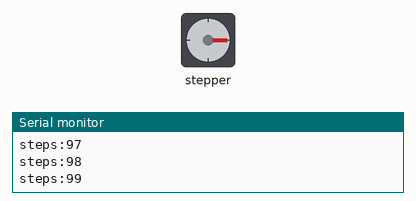
Simulated run of this sketch. Board: Arduino Uno, built with avr-gcc and run on an emulated ATmega328P. Parts: stepper motor, the last lines printed to the serial monitor. Wiring (inferred from the names in the program): stepper motor driver (400 steps per turn assumed): step pin 3; direction pin 4; enable pin 5.

Above: at 2.1 s.
At 17.2 s:
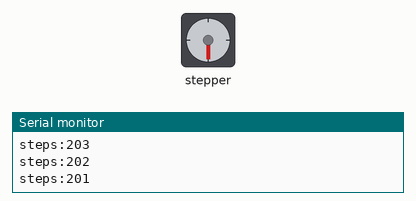
At 23.2 s:
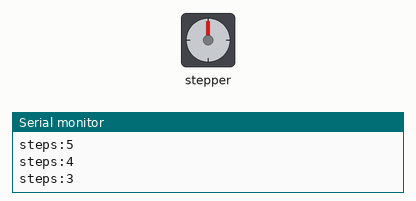
At 38.4 s:
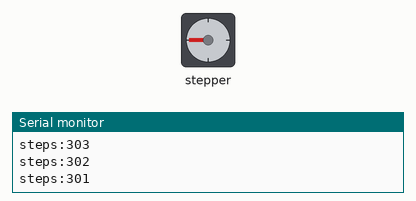
Timing chart, 0 to 40.0 s (numbered marks = the images above):
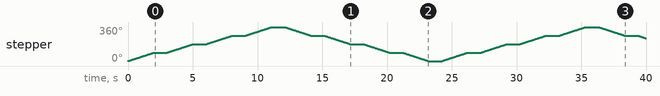

The sketch:

precision-step-test-A4988-driverV1-0-part4.ino
```cpp
// (licence header left out)
const int stepsPerRevolution = 400;  // change this to fit the number of steps per revolution for your motor
const int pausesPerRevolution = 4;
const int stepsBetweenPauses = stepsPerRevolution/pausesPerRevolution; //number of steps between pauses
const int stepPin = 3;
const int dirPin = 4;
const int enablePin = 5;

int revolutionStepCount = 0;         // number of steps the motor has taken in the current revolution

void setup()
{
  // Set pin modes
  pinMode (stepPin, OUTPUT);
  pinMode (dirPin, OUTPUT);
  pinMode (enablePin, OUTPUT);

  digitalWrite(enablePin, LOW); //Enable is active low
  Serial.begin(9600); // initialize the serial port:
}

void loop()
{
  digitalWrite(dirPin,HIGH); //turn clockwise
  //make pauses per revolution
  for (int pauseNumber = 0; pauseNumber < pausesPerRevolution; pauseNumber++)
  {
    //steps between pauses
    for(int steps = 0; steps < stepsBetweenPauses; steps++)
    {
      //create pulse to turn motor on step at a time
      digitalWrite(stepPin,HIGH);
      delayMicroseconds(10000);
      digitalWrite(stepPin, LOW);
      delayMicroseconds(10000);

      //print step number to screen
      Serial.print("steps:");
      Serial.println(revolutionStepCount);

      revolutionStepCount++; //increment the step counter
    }
    delay(1000);  //pause for 1 second
  }

  digitalWrite(dirPin,LOW); //turn counter-clockwise
  //make pauses per revolution
  for (int pauseNumber = 0; pauseNumber < pausesPerRevolution; pauseNumber++)
  {
    //steps between pauses
    for(int steps = 0; steps < stepsBetweenPauses; steps++)
    {
      //create pulse to turn motor on step at a time
      digitalWrite(stepPin,HIGH);
      delayMicroseconds(10000);
      digitalWrite(stepPin, LOW);
      delayMicroseconds(10000);

      //print step number to screen
      Serial.print("steps:");
      Serial.println(revolutionStepCount);
      revolutionStepCount--; //decrement the step counter
    }
    delay(1000); //pause for 1 second
  }
}
```
